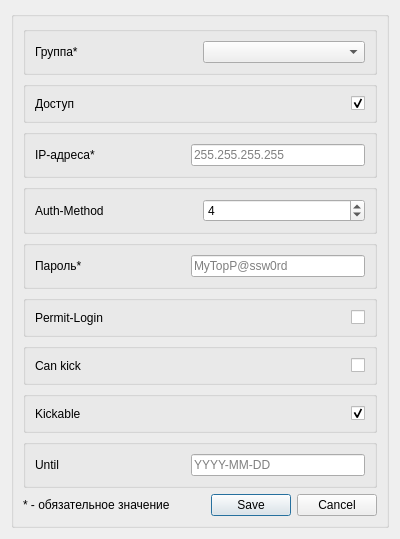
<?xml version="1.0" encoding="UTF-8"?>
<ui version="4.0">
 <class>win_new_policies</class>
 <widget class="QDialog" name="win_new_policies">
  <property name="geometry">
   <rect>
    <x>0</x>
    <y>0</y>
    <width>400</width>
    <height>472</height>
   </rect>
  </property>
  <property name="windowTitle">
   <string>Новая политика</string>
  </property>
  <layout class="QGridLayout" name="gridLayout">
   <item row="0" column="0">
    <widget class="QGroupBox" name="groupBox_6">
     <property name="title">
      <string/>
     </property>
     <layout class="QGridLayout" name="gridLayout_2">
      <item row="0" column="0" colspan="2">
       <layout class="QVBoxLayout" name="verticalLayout" stretch="0,0,0,0,0,0,0,0,0">
        <item>
         <widget class="QGroupBox" name="groupBox_7">
          <property name="flat">
           <bool>false</bool>
          </property>
          <layout class="QHBoxLayout" name="horizontalLayout_8">
           <item>
            <widget class="QLabel" name="label_3">
             <property name="sizePolicy">
              <sizepolicy hsizetype="Preferred" vsizetype="Preferred">
               <horstretch>0</horstretch>
               <verstretch>0</verstretch>
              </sizepolicy>
             </property>
             <property name="minimumSize">
              <size>
               <width>150</width>
               <height>0</height>
              </size>
             </property>
             <property name="text">
              <string>Группа*</string>
             </property>
            </widget>
           </item>
           <item>
            <widget class="QComboBox" name="le_group">
             <property name="placeholderText">
              <string>Выберите группу...</string>
             </property>
            </widget>
           </item>
          </layout>
         </widget>
        </item>
        <item>
         <widget class="QGroupBox" name="groupBox">
          <layout class="QHBoxLayout" name="horizontalLayout">
           <item>
            <widget class="QLabel" name="users_fullname_label">
             <property name="sizePolicy">
              <sizepolicy hsizetype="Preferred" vsizetype="Preferred">
               <horstretch>0</horstretch>
               <verstretch>0</verstretch>
              </sizepolicy>
             </property>
             <property name="minimumSize">
              <size>
               <width>150</width>
               <height>0</height>
              </size>
             </property>
             <property name="text">
              <string>Доступ</string>
             </property>
            </widget>
           </item>
           <item>
            <widget class="QCheckBox" name="cb_access">
             <property name="layoutDirection">
              <enum>Qt::RightToLeft</enum>
             </property>
             <property name="text">
              <string/>
             </property>
             <property name="checked">
              <bool>true</bool>
             </property>
            </widget>
           </item>
          </layout>
         </widget>
        </item>
        <item>
         <widget class="QGroupBox" name="groupBox_2">
          <property name="flat">
           <bool>false</bool>
          </property>
          <layout class="QHBoxLayout" name="horizontalLayout_2">
           <item>
            <widget class="QLabel" name="label_2">
             <property name="sizePolicy">
              <sizepolicy hsizetype="Preferred" vsizetype="Preferred">
               <horstretch>0</horstretch>
               <verstretch>0</verstretch>
              </sizepolicy>
             </property>
             <property name="minimumSize">
              <size>
               <width>150</width>
               <height>0</height>
              </size>
             </property>
             <property name="text">
              <string>IP-адреса*</string>
             </property>
            </widget>
           </item>
           <item>
            <widget class="QLineEdit" name="le_ip">
             <property name="layoutDirection">
              <enum>Qt::LeftToRight</enum>
             </property>
             <property name="text">
              <string/>
             </property>
             <property name="dragEnabled">
              <bool>false</bool>
             </property>
             <property name="readOnly">
              <bool>false</bool>
             </property>
             <property name="placeholderText">
              <string>255.255.255.255</string>
             </property>
            </widget>
           </item>
          </layout>
         </widget>
        </item>
        <item>
         <widget class="QGroupBox" name="groupBox_3">
          <layout class="QHBoxLayout" name="horizontalLayout_4">
           <item>
            <widget class="QLabel" name="label_11">
             <property name="sizePolicy">
              <sizepolicy hsizetype="Preferred" vsizetype="Preferred">
               <horstretch>0</horstretch>
               <verstretch>0</verstretch>
              </sizepolicy>
             </property>
             <property name="minimumSize">
              <size>
               <width>150</width>
               <height>0</height>
              </size>
             </property>
             <property name="text">
              <string>Auth-Method</string>
             </property>
            </widget>
           </item>
           <item>
            <widget class="QSpinBox" name="le_authmethod">
             <property name="maximum">
              <number>6</number>
             </property>
             <property name="value">
              <number>4</number>
             </property>
            </widget>
           </item>
          </layout>
         </widget>
        </item>
        <item>
         <widget class="QGroupBox" name="groupBox_43">
          <layout class="QHBoxLayout" name="horizontalLayout_56">
           <item>
            <widget class="QLabel" name="label_56">
             <property name="sizePolicy">
              <sizepolicy hsizetype="Preferred" vsizetype="Preferred">
               <horstretch>0</horstretch>
               <verstretch>0</verstretch>
              </sizepolicy>
             </property>
             <property name="minimumSize">
              <size>
               <width>150</width>
               <height>0</height>
              </size>
             </property>
             <property name="text">
              <string>Пароль*</string>
             </property>
            </widget>
           </item>
           <item>
            <widget class="QLineEdit" name="le_pass">
             <property name="text">
              <string/>
             </property>
             <property name="echoMode">
              <enum>QLineEdit::PasswordEchoOnEdit</enum>
             </property>
             <property name="placeholderText">
              <string>MyTopP@ssw0rd</string>
             </property>
            </widget>
           </item>
          </layout>
         </widget>
        </item>
        <item>
         <widget class="QGroupBox" name="groupBox_4">
          <layout class="QHBoxLayout" name="horizontalLayout_5">
           <item>
            <widget class="QLabel" name="label_12">
             <property name="minimumSize">
              <size>
               <width>150</width>
               <height>0</height>
              </size>
             </property>
             <property name="text">
              <string>Permit-Login</string>
             </property>
            </widget>
           </item>
           <item>
            <widget class="QCheckBox" name="cb_permit_login">
             <property name="layoutDirection">
              <enum>Qt::RightToLeft</enum>
             </property>
             <property name="text">
              <string/>
             </property>
             <property name="checked">
              <bool>false</bool>
             </property>
            </widget>
           </item>
          </layout>
         </widget>
        </item>
        <item>
         <widget class="QGroupBox" name="groupBox_5">
          <layout class="QHBoxLayout" name="horizontalLayout_6">
           <item>
            <widget class="QLabel" name="label_10">
             <property name="minimumSize">
              <size>
               <width>150</width>
               <height>0</height>
              </size>
             </property>
             <property name="text">
              <string>Can kick</string>
             </property>
            </widget>
           </item>
           <item>
            <widget class="QCheckBox" name="cb_can_kick">
             <property name="layoutDirection">
              <enum>Qt::RightToLeft</enum>
             </property>
             <property name="text">
              <string/>
             </property>
             <property name="checkable">
              <bool>true</bool>
             </property>
             <property name="checked">
              <bool>false</bool>
             </property>
            </widget>
           </item>
          </layout>
         </widget>
        </item>
        <item>
         <widget class="QGroupBox" name="groupBox_34">
          <layout class="QHBoxLayout" name="horizontalLayout_43">
           <item>
            <widget class="QLabel" name="label_44">
             <property name="minimumSize">
              <size>
               <width>150</width>
               <height>0</height>
              </size>
             </property>
             <property name="text">
              <string>Kickable</string>
             </property>
            </widget>
           </item>
           <item>
            <widget class="QCheckBox" name="cb_kickable">
             <property name="layoutDirection">
              <enum>Qt::RightToLeft</enum>
             </property>
             <property name="text">
              <string/>
             </property>
             <property name="checked">
              <bool>true</bool>
             </property>
            </widget>
           </item>
          </layout>
         </widget>
        </item>
        <item>
         <widget class="QGroupBox" name="groupBox_42">
          <layout class="QHBoxLayout" name="horizontalLayout_55">
           <item>
            <widget class="QLabel" name="label_55">
             <property name="minimumSize">
              <size>
               <width>150</width>
               <height>0</height>
              </size>
             </property>
             <property name="text">
              <string>Until</string>
             </property>
            </widget>
           </item>
           <item>
            <widget class="QLineEdit" name="le_until">
             <property name="toolTip">
              <string>Если не указано - доступ будет выдан до 2024 года</string>
             </property>
             <property name="text">
              <string/>
             </property>
             <property name="placeholderText">
              <string>YYYY-MM-DD</string>
             </property>
            </widget>
           </item>
          </layout>
         </widget>
        </item>
       </layout>
      </item>
      <item row="1" column="1">
       <widget class="QDialogButtonBox" name="btns">
        <property name="orientation">
         <enum>Qt::Horizontal</enum>
        </property>
        <property name="standardButtons">
         <set>QDialogButtonBox::Cancel|QDialogButtonBox::Save</set>
        </property>
       </widget>
      </item>
      <item row="1" column="0">
       <widget class="QLabel" name="label">
        <property name="text">
         <string>* - обязательное значение</string>
        </property>
       </widget>
      </item>
     </layout>
    </widget>
   </item>
  </layout>
 </widget>
 <resources/>
 <connections>
  <connection>
   <sender>btns</sender>
   <signal>accepted()</signal>
   <receiver>win_new_policies</receiver>
   <slot>accept()</slot>
   <hints>
    <hint type="sourcelabel">
     <x>380</x>
     <y>452</y>
    </hint>
    <hint type="destinationlabel">
     <x>157</x>
     <y>274</y>
    </hint>
   </hints>
  </connection>
  <connection>
   <sender>btns</sender>
   <signal>rejected()</signal>
   <receiver>win_new_policies</receiver>
   <slot>reject()</slot>
   <hints>
    <hint type="sourcelabel">
     <x>380</x>
     <y>452</y>
    </hint>
    <hint type="destinationlabel">
     <x>286</x>
     <y>274</y>
    </hint>
   </hints>
  </connection>
 </connections>
</ui>
